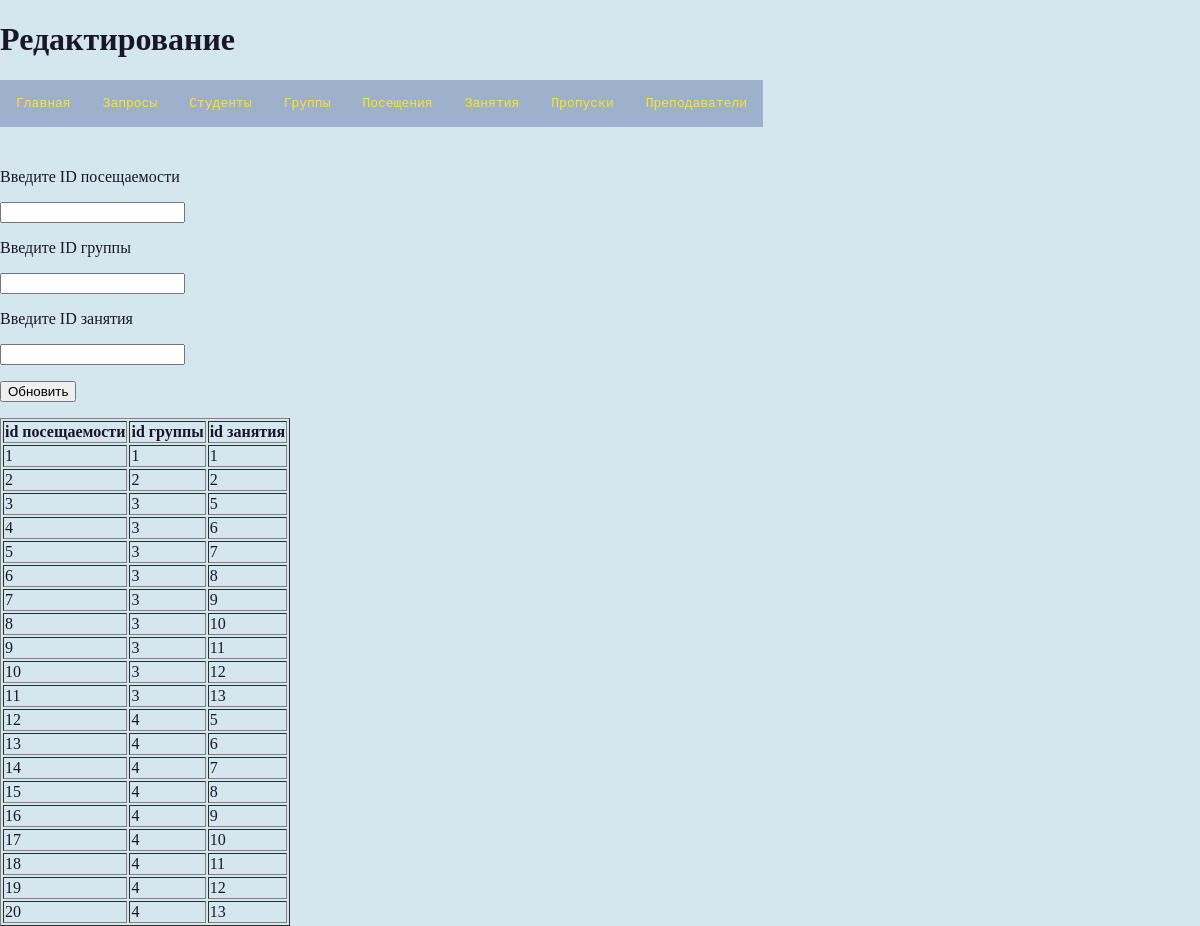
/update2.php, run on the app's committed database.
### tables this page shows
CREATE TABLE `poseshaet` (
  `ID_poses` int(11) NOT NULL,
  `ID_gruppi` int(11) NOT NULL,
  `ID_zanyatiya` int(11) NOT NULL
);

### update2.php (the view, shortened to what this page needs)
<!DOCTYPE html>
<html lang="en" dir="ltr">
    <head>
        <link href="style.css" rel="stylesheet">
    </head>
    <body>
        <form action="upd2.php" method="post">
            <h1>Редактирование</h1>
            <?php include("nav.php"); ?>
            <br> </br> <br> </br>
    <p>Введите ID посещаемости</p>
    <p><input name="id_poses"></p>
   <p>Введите ID группы</p>
   <p><input name="id_gruppi"></p>
   <p>Введите ID занятия</p>
   <p><input name="id_zan"></p>
    <p> <a href="upd2.php" > <input type="submit" value="Обновить" name="upd1"></a></p>
   <?php
   require_once 'connection4.php';
   $link = mysqli_connect($host, $user, $password, $database)
       or die("Ошибка " . mysqli_error($link));
   $query ="SELECT * FROM poseshaet";
   $result = mysqli_query($link, $query) or die("Ошибка " . mysqli_error($link));
   if($result)
   {
       $rows = mysqli_num_rows($result);
       echo "<table border=1><tr><th>id посещаемости</th><th>id группы</th><th>id занятия</th></tr>";
       for ($i = 0 ; $i < $rows ; ++$i)
       {
           $row = mysqli_fetch_row($result);
           echo "<tr>";
               for ($j = 0 ; $j < 3 ; ++$j) echo "<td>$row[$j]</td>";
           echo "</tr>";
       }
       echo "</table>";
   }
   ?>
  </form>
    </body>
</html>

### style.css (style rules this page uses)
a { text-decoration: none; }
body { margin:0; background: #D4E7EE; color: #1a162a; display:block font-family: Exo 2; font-style: normal; font-weight: normal; }

### data on the page
poseshaet: ID_poses "1", ID_gruppi "1", ID_zanyatiya "1"
poseshaet: ID_poses "2", ID_gruppi "2", ID_zanyatiya "2"
poseshaet: ID_poses "3", ID_gruppi "3", ID_zanyatiya "5"
poseshaet: ID_poses "4", ID_gruppi "3", ID_zanyatiya "6"
poseshaet: ID_poses "5", ID_gruppi "3", ID_zanyatiya "7"
poseshaet: ID_poses "6", ID_gruppi "3", ID_zanyatiya "8"
poseshaet: ID_poses "7", ID_gruppi "3", ID_zanyatiya "9"
poseshaet: ID_poses "8", ID_gruppi "3", ID_zanyatiya "10"
poseshaet: ID_poses "9", ID_gruppi "3", ID_zanyatiya "11"
poseshaet: ID_poses "10", ID_gruppi "3", ID_zanyatiya "12"
poseshaet: ID_poses "11", ID_gruppi "3", ID_zanyatiya "13"
poseshaet: ID_poses "12", ID_gruppi "4", ID_zanyatiya "5"
poseshaet: ID_poses "13", ID_gruppi "4", ID_zanyatiya "6"
poseshaet: ID_poses "14", ID_gruppi "4", ID_zanyatiya "7"
poseshaet: ID_poses "15", ID_gruppi "4", ID_zanyatiya "8"
poseshaet: ID_poses "16", ID_gruppi "4", ID_zanyatiya "9"
poseshaet: ID_poses "17", ID_gruppi "4", ID_zanyatiya "10"
poseshaet: ID_poses "18", ID_gruppi "4", ID_zanyatiya "11"
poseshaet: ID_poses "19", ID_gruppi "4", ID_zanyatiya "12"
poseshaet: ID_poses "20", ID_gruppi "4", ID_zanyatiya "13"
